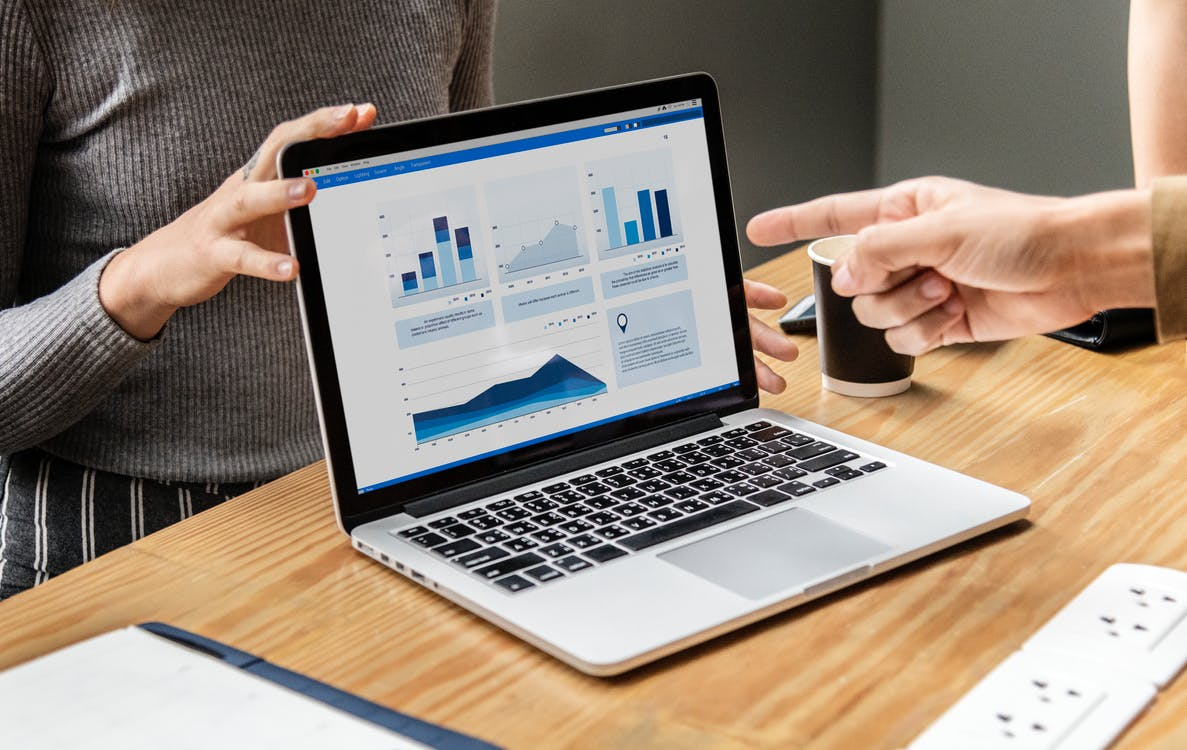
#> input picture real.jpeg, 1187 x 750 px, given in place of the camera
$ jupyter execute vision_lab_autofocus.ipynb   (text cells are left out)
#> lines starting #> are read from the running program, lines starting #| are printed output that depends on the picture; after the words box and inside, x2 and y2 are one past the last pixel; in counts of white or black regions, pixels touching at a corner belong together
[cell 1]
import numpy as np
import cv2

class Camera:
    def __init__(self, camera_file):
        self.ok = False
        self.cap = cv2.VideoCapture(camera_file)
        #self.cap.set(CV_CAP_PROP_SETTINGS, 1);
        self.cap.set(3, 640)  # set the resolution
        self.cap.set(4, 480)
        self.cap.set(cv2.CAP_PROP_AUTOFOCUS, 0) #turn the autofocus off
        self.fps = self.cap.get(cv2.CAP_PROP_FPS)
        if self.fps <= 0:
            print("ERROR: File or device not found")
            return
        self.counter = 0
        self.focusTime = 5
        self.correctFocus = 0.5
        self.ok = True

    def __del__(self):
        self.cap.release()

    def get_frame(self, focus):
#> called with focus = 0
        if self.ok:
            ret, frame0 = self.cap.read()
#> frame0 is the input picture: shape (750, 1187, 3); mean B, G, R 121.8, 135.6, 150.1
            #frame = cv2.resize(frame0,(640,480))
            frame = frame0
            if self.counter%(self.fps*self.focusTime) == 0:
                self.correctFocus = np.random.randint(11)/10.0
            self.counter += 1
            error = abs(focus-self.correctFocus)
            blurOrder = int(error*29.0+1)
            blur = cv2.blur(frame,(blurOrder,blurOrder))
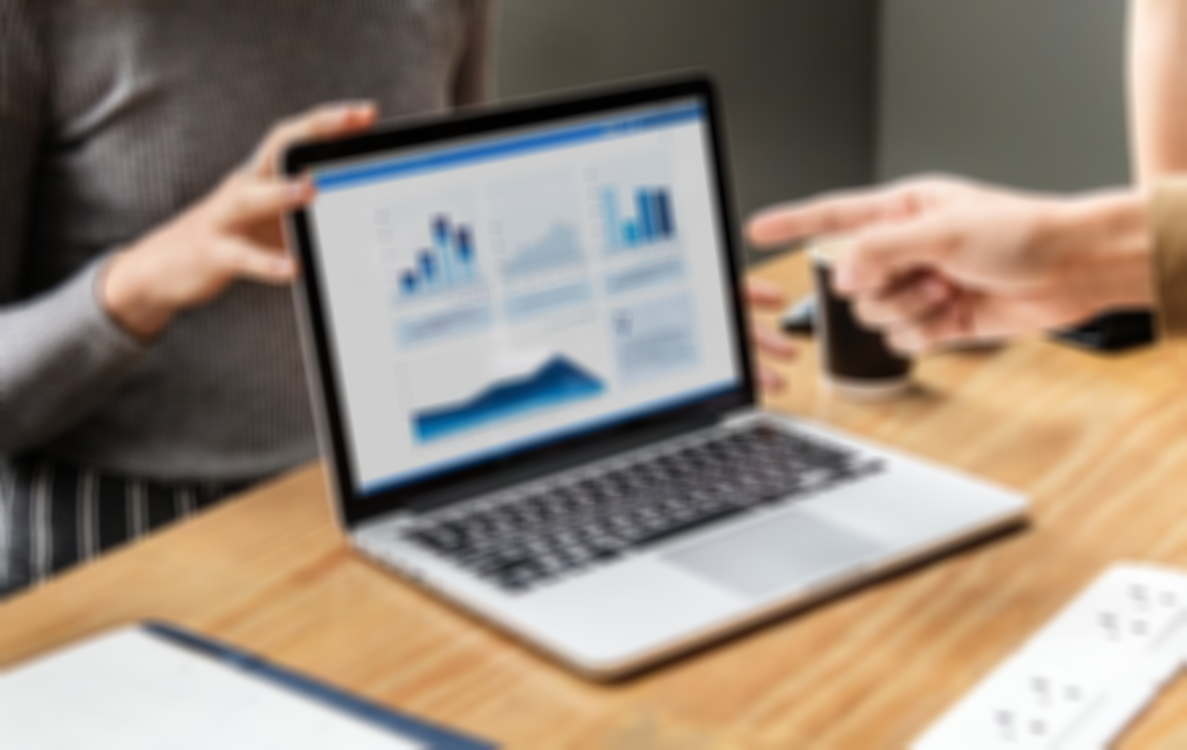
#> blur: shape (750, 1187, 3); mean B, G, R 121.8, 135.6, 150.1
            return blur
        else:
            return None

[cell 2]
def spectro(array):
    f = np.fft.fft2(array)
    fshift = np.fft.fftshift(f)
    magnitude_spectrum = np.log(1 + np.abs(fshift))
    return magnitude_spectrum

[cell 3]
def sum(inicio_x,inicio_y,final_x,final_y,width,height,array):
    sumatoria_cuadrado = 0
    #sumatoria del cuadrado de espectro
    for x in range(inicio_y,final_y):
        for y in range(inicio_x, final_x):
            sumatoria_cuadrado = sumatoria_cuadrado + array[x, y]

    sumatoria = 0
    #sumatoria del sector de x
    for x in range(inicio_y,final_y):
        for y in range(inicio_x, width):
            sumatoria = sumatoria+ array[x, y]
    #sumatoria del sector de y
    for x in range(inicio_y,height):
        for y in range(inicio_x, final_x):
            sumatoria = sumatoria+ array[x, y]
    return sumatoria-sumatoria_cuadrado

[cell 4]
def borroso(img,size=1):
    array = spectro(img)
    height = np.size(array, 0)
    width = np.size(array, 1)
    #plt.plot(array[int(height / 2), int(width/2):])
    #plt.show()

    x_inicial = int(width / 2)
    x_final = int(width)
    y_inicial = int(height / 2)
    y_final = int(height)
    acumulado_total = sum(x_inicial,y_inicial,x_final,y_final,width,height,array)
    m = (y_final-y_inicial)/(x_final-x_inicial)

    #indice prueba1
    indices = []
    for x in range(x_inicial,x_final,size):
        y = int(m*x)
        acumulado_linea = sum(x_inicial,y_inicial,x,y,width,height,array)
        if acumulado_linea > (acumulado_total/2):
            indices = x
            break
    return indices

[cell 5]
indice =0
cam = Camera(camera_file=0)
cv2.namedWindow('Camera')

mejor = 10000
dirreccion = 1
ultimo = 0
focus = 0

while(True):
    frame = cam.get_frame(focus=focus)
    frame_g = cv2.cvtColor(frame, cv2.COLOR_BGR2GRAY)
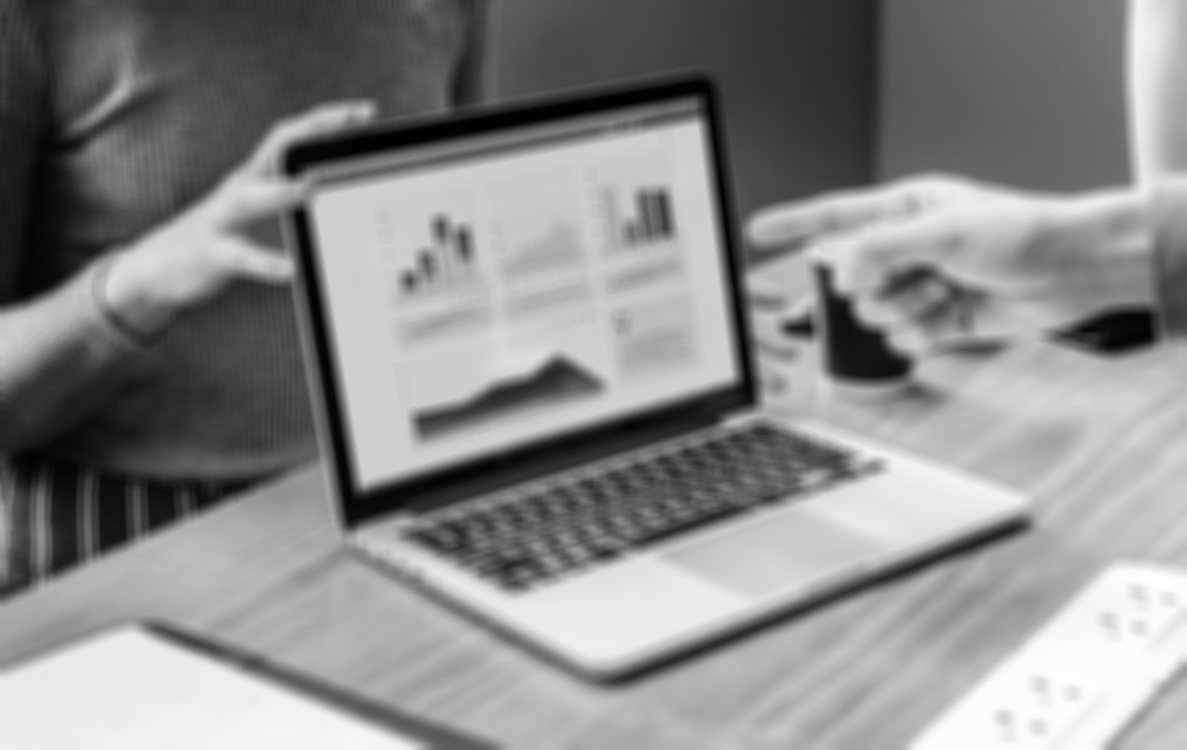
#> frame_g: shape (750, 1187); min 1, max 254, mean 138.4
    foco = borroso(frame_g)
#> in spectro, `magnitude_spectrum = np.log(1 + np.abs(fshift))`:
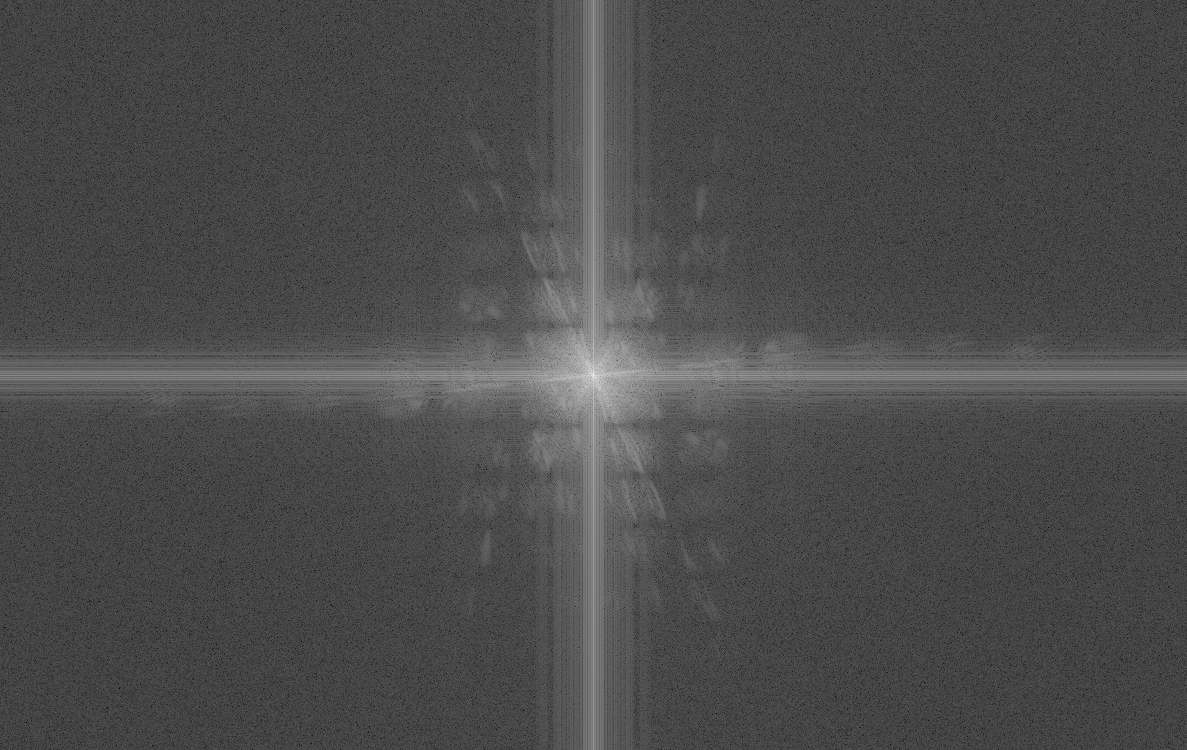
#> magnitude_spectrum: shape (750, 1187) float64; min 0.499, max 18.63, mean 5.91; drawn with min black and max white
#> in borroso, `height = np.size(array, 0)`: height = 750
#> in borroso, `width = np.size(array, 1)`: width = 1187
#> in borroso, `x_inicial = int(width / 2)`: x_inicial = 593
#> in borroso, `x_final = int(width)`: x_final = 1187
#> in borroso, `y_inicial = int(height / 2)`: y_inicial = 375
#> in borroso, `y_final = int(height)`: y_final = 750
#> after the loop in sum, `for x in range(inicio_y,final_y):`: sumatoria_cuadrado = 1320550.8
#> after the loop in sum, `for x in range(inicio_y,height):`: sumatoria = 2641101.5
#> in borroso, `acumulado_total = sum(x_inicial,y_inicial,x_final,y_final,width,height..`: acumulado_total = 1320550.8
#> in borroso, `m = (y_final-y_inicial)/(x_final-x_inicial)`: m = 0.631
#> the loop in borroso, `for x in range(x_inicial,x_final,size):` made 155 passes
#> (y, acumulado_linea) on passes 1 to 12: (374, 0), (375, 4480.6), (375, 8154.2), (376, 18465), (376, 21951), (377, 30708.4), (378, 40298.1), (378, 43467.3), (379, 52362.1), (380, 61599), (380, 65013.3), (381, 73473.4)
#> foco = 747

    if foco < mejor:
        mejor = foco
#> mejor = 747

    if foco > ultimo:
        if mejor < foco:
            dirreccion *= -1

    ultimo = foco
#> ultimo = 747
    focus = focus + (0.05 * dirreccion)
    if (focus < -2) | (focus > 2):
        mejor = 10000
        focus = 0

    cv2.putText(frame,"foco = %.2f" % focus + " mejor=" + str(mejor) + " indice=" + str(foco),(5,20),cv2.FONT_HERSHEY_SIMPLEX,0.5,(0,0,200),1,cv2.LINE_AA)
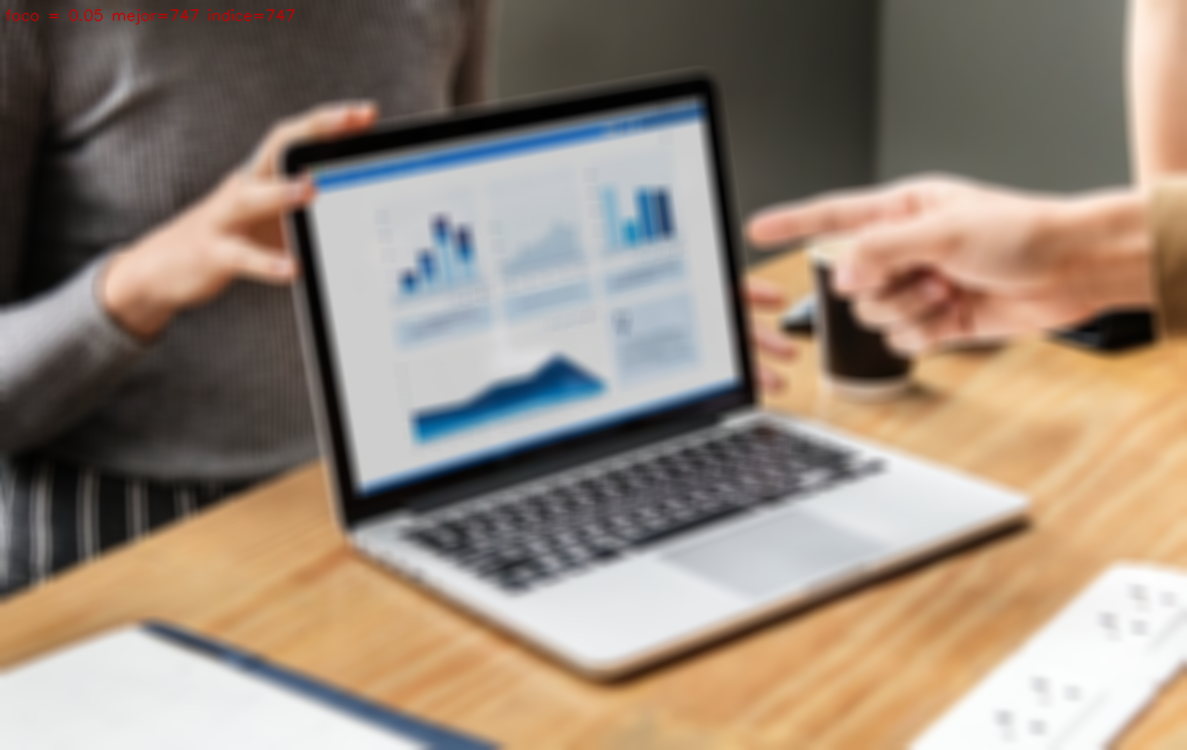
#> frame: shape (750, 1187, 3); 0.18% of pixels changed, all inside (x1, y1, x2, y2) = (6, 8, 296, 26)
    cv2.imshow('Camera', frame)
    if cv2.waitKey(1) & 0xFF == ord('q'):
#> (key q is pressed here)
        break
cv2.destroyAllWindows()
